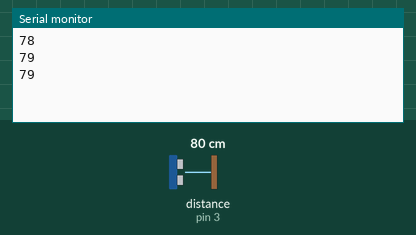
This sketch was run on a simulated Arduino Uno, built with avr-gcc and run on an emulated ATmega328P. On the bench: the last lines printed to the serial monitor. Wiring (inferred from the names in the program): ultrasonic range finder: trigger pin 2; echo pin 3. Inputs (shaded band) come from the test bench; at power-on: distance to the obstacle (sensor on pin 3) 80 cm. The echo pulse lasts 58.3 µs per cm.

Above: at 1.3 s.
1.4 s: distance to the obstacle (sensor on pin 3) set to 250 cm
At 2.0 s:
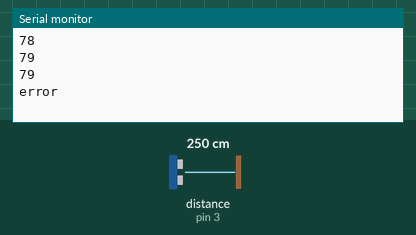
3.5 s: distance to the obstacle (sensor on pin 3) set to 2 cm
At 4.0 s:
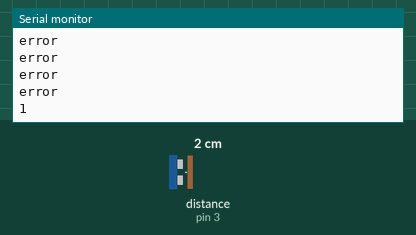
Timing chart, 0 to 6.5 s (numbered marks = the images above; inputs shaded):
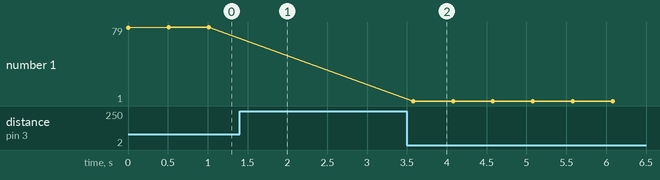

Measured:
- after the input at 1.4 s, the serial monitor: prints a new line after 0.13 s (image 1)
- after the input at 3.5 s, the serial monitor: prints a new line after 0.08 s (image 2)
- plotted number 1: 79 → 1 after the input at 3.5 s

The sketch:

distance.ino
```cpp
#define trigPin 2
#define echoPin 3

void setup()

{
  Serial.begin (9600);         // 보드레이트를 9600으로 설정
  pinMode(trigPin, OUTPUT);   // 출력핀
  pinMode(echoPin, INPUT);    // 입력핀

}

void loop()
{
  long duration, distance;
  digitalWrite(trigPin, LOW);                 // trigPin에 LOW 출력
  delayMicroseconds(2);                    // 2 마이크로초 delay
  digitalWrite(trigPin, HIGH);                // trigPin에 HIGH 출력
  delayMicroseconds(10);                  // 10마이크로초 delay
  digitalWrite(trigPin, LOW);                // trigPin에 LOW 출력
  duration = pulseIn(echoPin, HIGH);   // echoPin핀에서 펄스값 받아옴

 distance = duration * 17 / 1000;          //  duration을 연산하여 센싱한 거리값을 distance에 저장

  if (distance >= 200 || distance <= 0)       // 거리가 200cm가 넘거나 0보다 작으면
  {
    Serial.println("error");   // 에러 출력
  }
  else                                                    // 거리가 200cm가 넘지 않거나 0보다 작지 않으면
  {
    Serial.println(distance);                         // distance를 시리얼 모니터에 출력
  }

  delay(500);
}
```
